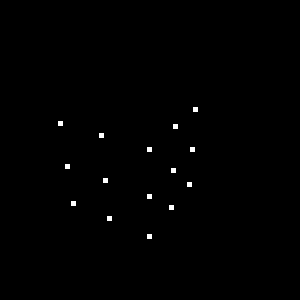
%> input picture testspectral/photogrammetry/sfmclassonline/I1.tif, 300 x 300 px
$ octave essential.m   (GNU Octave 9; MATLAB toolbox functions it lacks are replaced by stand-ins)
%> lines starting %> are read from the running program, lines starting %| are printed output that depends on the picture; in (x1, y1, x2, y2) boxes, pixels count from 0 and x2, y2 are one past the last pixel; in counts of white or black regions, pixels touching at a corner belong together; the program's own positions count from 1
% Calculate the essential matrix.

clear all
close all

% intrinsic camera parameters
K = [ 300  0  150;
      0  300  150;
      0  0   1];

load u1
load u2

I1 = imread('I1.tif');
%> I1 is the input picture: size 300x300 uint8; 0.42% white; 15 white regions, largest, box (x1, y1, x2, y2) and area: (193, 107, 198, 112) 25, (58, 121, 63, 126) 25, (173, 124, 178, 129) 25
I2 = imread('I2.tif');
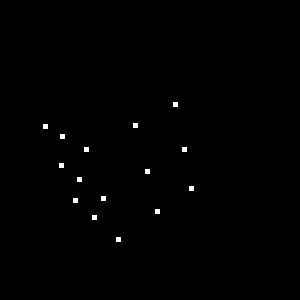
%> input picture testspectral/photogrammetry/sfmclassonline/I2.tif, 300 x 300 px
%> I2 is the input picture: size 300x300 uint8; 0.42% white; 15 white regions, largest, box (x1, y1, x2, y2) and area: (173, 102, 178, 107) 25, (133, 123, 138, 128) 25, (43, 124, 48, 129) 25


% Display points on the images for visualization
imshow(I1, []);
for i=1:length(u1)
    x = round(u1(1,i));     y = round(u1(2,i));
    rectangle('Position', [x-4 y-4 8 8], 'EdgeColor', 'r');
    text(x+4, y+4, sprintf('%d', i), 'Color', 'r');
end
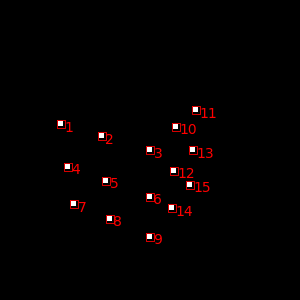
%> figure redrawn from the program's plot data
figure, imshow(I2, []);
for i=1:length(u2)
    x = round(u2(1,i));     y = round(u2(2,i));
    rectangle('Position', [x-4 y-4 8 8], 'EdgeColor', 'r');
    text(x+4, y+4, sprintf('%d', i), 'Color', 'r');
end
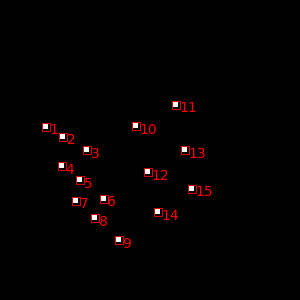
%> figure redrawn from the program's plot data

% Get normalized image points
p1 = inv(K)*u1;
p2 = inv(K)*u2;


%%%%%%%%%%%%%%%%%%%%%%%%%%%%%%%%%%%%%%%%%%%
% Scale and translate image points so that the centroid of
% the points is at the origin, and the average distance of the points to the
% origin is equal to sqrt(2).
%%%%%%%%%%%%%%%%%%%%%%%%%%%%%%%%%%%%%%%%%%%
xn = p1(1:2,:);             % xn is a 2xN matrix
N = size(xn,2);
t = (1/N) * sum(xn,2);      % this is the (x,y) centroid of the points
xnc = xn - t*ones(1,N);     % center the points; xnc is a 2xN matrix
dc = sqrt(sum(xnc.^2));     % dist of each new point to 0,0; dc is 1xN vector
davg = (1/N)*sum(dc);       % average distance to the origin
s = sqrt(2)/davg;           % the scale factor, so that avg dist is sqrt(2)
T1 = [s*eye(2), -s*t ; 0 0 1];
p1s = T1 * p1;

xn = p2(1:2,:);             % xn is a 2xN matrix
N = size(xn,2);
t = (1/N) * sum(xn,2);      % this is the (x,y) centroid of the points
xnc = xn - t*ones(1,N);     % center the points; xnc is a 2xN matrix
dc = sqrt(sum(xnc.^2));     % dist of each new point to 0,0; dc is 1xN vector
davg = (1/N)*sum(dc);       % average distance to the origin
s = sqrt(2)/davg;           % the scale factor, so that avg dist is sqrt(2)
T2 = [s*eye(2), -s*t ; 0 0 1];
p2s = T2 * p2;


% Compute essential matrix E from point correspondences.
% We know that p1s' E p2s = 0, where p1s,p2s are the scaled image coords.
% We write out the equations in the unknowns E(i,j)
%   A x = 0
A = [p1s(1,:)'.*p2s(1,:)'   p1s(1,:)'.*p2s(2,:)'  p1s(1,:)' ...
         p1s(2,:)'.*p2s(1,:)'   p1s(2,:)'.*p2s(2,:)'  p1s(2,:)' ...
         p2s(1,:)'             p2s(2,:)'  ones(length(p1s),1)];

% The solution to Ax=0 is the singular vector of A corresponding to the
% smallest singular value; that is, the last column of V in A=UDV'
[U,D,V] = svd(A);
x = V(:,size(V,2));                  % get last column of V

% Put unknowns into a 3x3 matrix.  Transpose because Matlab's "reshape"
% uses the order E11 E21 E31 E12 ...
Escale = reshape(x,3,3)';

% Force rank=2 and equal eigenvalues
[U,D,V] = svd(Escale);
Escale = U*diag([1 1 0])*V';

% Undo scaling
E = T1' * Escale * T2;

disp('Calculated essential matrix:');
disp(E);

save('E.mat', 'E');     % Save to file
